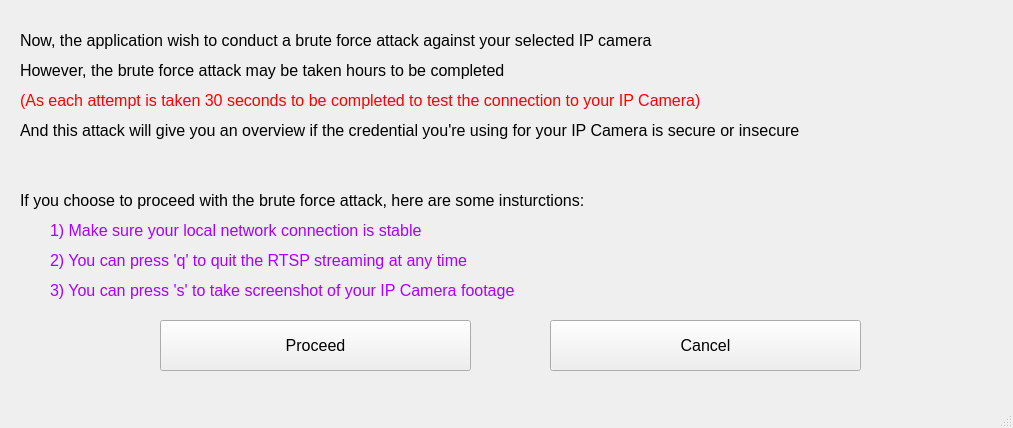
<?xml version="1.0" encoding="UTF-8"?>
<ui version="4.0">
 <class>BruteForceDialog</class>
 <widget class="QMainWindow" name="BruteForceDialog">
  <property name="geometry">
   <rect>
    <x>0</x>
    <y>0</y>
    <width>1013</width>
    <height>428</height>
   </rect>
  </property>
  <property name="windowTitle">
   <string>Brute Force Attack</string>
  </property>
  <widget class="QWidget" name="centralwidget">
   <widget class="QLabel" name="bfan_label">
    <property name="geometry">
     <rect>
      <x>20</x>
      <y>20</y>
      <width>811</width>
      <height>41</height>
     </rect>
    </property>
    <property name="font">
     <font>
      <pointsize>12</pointsize>
     </font>
    </property>
    <property name="text">
     <string>Now, the application wish to conduct a brute force attack against your selected IP camera</string>
    </property>
   </widget>
   <widget class="QLabel" name="bfan_label_2">
    <property name="geometry">
     <rect>
      <x>20</x>
      <y>50</y>
      <width>811</width>
      <height>41</height>
     </rect>
    </property>
    <property name="font">
     <font>
      <pointsize>12</pointsize>
     </font>
    </property>
    <property name="text">
     <string>However, the brute force attack may be taken hours to be completed</string>
    </property>
   </widget>
   <widget class="QLabel" name="bfan_label_3">
    <property name="geometry">
     <rect>
      <x>20</x>
      <y>80</y>
      <width>871</width>
      <height>41</height>
     </rect>
    </property>
    <property name="palette">
     <palette>
      <active>
       <colorrole role="WindowText">
        <brush brushstyle="SolidPattern">
         <color alpha="255">
          <red>255</red>
          <green>0</green>
          <blue>0</blue>
         </color>
        </brush>
       </colorrole>
      </active>
      <inactive>
       <colorrole role="WindowText">
        <brush brushstyle="SolidPattern">
         <color alpha="255">
          <red>255</red>
          <green>0</green>
          <blue>0</blue>
         </color>
        </brush>
       </colorrole>
      </inactive>
      <disabled>
       <colorrole role="WindowText">
        <brush brushstyle="SolidPattern">
         <color alpha="255">
          <red>120</red>
          <green>120</green>
          <blue>120</blue>
         </color>
        </brush>
       </colorrole>
      </disabled>
     </palette>
    </property>
    <property name="font">
     <font>
      <pointsize>12</pointsize>
     </font>
    </property>
    <property name="text">
     <string>(As each attempt is taken 30 seconds to be completed to test the connection to your IP Camera)</string>
    </property>
   </widget>
   <widget class="QLabel" name="bfan_label_4">
    <property name="geometry">
     <rect>
      <x>20</x>
      <y>110</y>
      <width>991</width>
      <height>41</height>
     </rect>
    </property>
    <property name="font">
     <font>
      <pointsize>12</pointsize>
     </font>
    </property>
    <property name="text">
     <string>And this attack will give you an overview if the credential you're using for your IP Camera is secure or insecure</string>
    </property>
   </widget>
   <widget class="QLabel" name="bfan_label_5">
    <property name="geometry">
     <rect>
      <x>20</x>
      <y>180</y>
      <width>991</width>
      <height>41</height>
     </rect>
    </property>
    <property name="font">
     <font>
      <pointsize>12</pointsize>
     </font>
    </property>
    <property name="text">
     <string>If you choose to proceed with the brute force attack, here are some insturctions:</string>
    </property>
   </widget>
   <widget class="QLabel" name="bfan_label_6">
    <property name="geometry">
     <rect>
      <x>50</x>
      <y>210</y>
      <width>991</width>
      <height>41</height>
     </rect>
    </property>
    <property name="palette">
     <palette>
      <active>
       <colorrole role="WindowText">
        <brush brushstyle="SolidPattern">
         <color alpha="255">
          <red>170</red>
          <green>0</green>
          <blue>255</blue>
         </color>
        </brush>
       </colorrole>
      </active>
      <inactive>
       <colorrole role="WindowText">
        <brush brushstyle="SolidPattern">
         <color alpha="255">
          <red>170</red>
          <green>0</green>
          <blue>255</blue>
         </color>
        </brush>
       </colorrole>
      </inactive>
      <disabled>
       <colorrole role="WindowText">
        <brush brushstyle="SolidPattern">
         <color alpha="255">
          <red>120</red>
          <green>120</green>
          <blue>120</blue>
         </color>
        </brush>
       </colorrole>
      </disabled>
     </palette>
    </property>
    <property name="font">
     <font>
      <pointsize>12</pointsize>
     </font>
    </property>
    <property name="text">
     <string>1) Make sure your local network connection is stable</string>
    </property>
   </widget>
   <widget class="QLabel" name="bfan_label_7">
    <property name="geometry">
     <rect>
      <x>50</x>
      <y>240</y>
      <width>991</width>
      <height>41</height>
     </rect>
    </property>
    <property name="palette">
     <palette>
      <active>
       <colorrole role="WindowText">
        <brush brushstyle="SolidPattern">
         <color alpha="255">
          <red>170</red>
          <green>0</green>
          <blue>255</blue>
         </color>
        </brush>
       </colorrole>
      </active>
      <inactive>
       <colorrole role="WindowText">
        <brush brushstyle="SolidPattern">
         <color alpha="255">
          <red>170</red>
          <green>0</green>
          <blue>255</blue>
         </color>
        </brush>
       </colorrole>
      </inactive>
      <disabled>
       <colorrole role="WindowText">
        <brush brushstyle="SolidPattern">
         <color alpha="255">
          <red>120</red>
          <green>120</green>
          <blue>120</blue>
         </color>
        </brush>
       </colorrole>
      </disabled>
     </palette>
    </property>
    <property name="font">
     <font>
      <pointsize>12</pointsize>
     </font>
    </property>
    <property name="text">
     <string>2) You can press 'q' to quit the RTSP streaming at any time</string>
    </property>
   </widget>
   <widget class="QLabel" name="bfan_label_8">
    <property name="geometry">
     <rect>
      <x>50</x>
      <y>270</y>
      <width>991</width>
      <height>41</height>
     </rect>
    </property>
    <property name="palette">
     <palette>
      <active>
       <colorrole role="WindowText">
        <brush brushstyle="SolidPattern">
         <color alpha="255">
          <red>170</red>
          <green>0</green>
          <blue>255</blue>
         </color>
        </brush>
       </colorrole>
      </active>
      <inactive>
       <colorrole role="WindowText">
        <brush brushstyle="SolidPattern">
         <color alpha="255">
          <red>170</red>
          <green>0</green>
          <blue>255</blue>
         </color>
        </brush>
       </colorrole>
      </inactive>
      <disabled>
       <colorrole role="WindowText">
        <brush brushstyle="SolidPattern">
         <color alpha="255">
          <red>120</red>
          <green>120</green>
          <blue>120</blue>
         </color>
        </brush>
       </colorrole>
      </disabled>
     </palette>
    </property>
    <property name="font">
     <font>
      <pointsize>12</pointsize>
     </font>
    </property>
    <property name="text">
     <string>3) You can press 's' to take screenshot of your IP Camera footage</string>
    </property>
   </widget>
   <widget class="QPushButton" name="proceed_pushButton">
    <property name="geometry">
     <rect>
      <x>160</x>
      <y>320</y>
      <width>311</width>
      <height>51</height>
     </rect>
    </property>
    <property name="font">
     <font>
      <pointsize>12</pointsize>
     </font>
    </property>
    <property name="text">
     <string>Proceed</string>
    </property>
   </widget>
   <widget class="QPushButton" name="cancel_pushButton">
    <property name="geometry">
     <rect>
      <x>550</x>
      <y>320</y>
      <width>311</width>
      <height>51</height>
     </rect>
    </property>
    <property name="font">
     <font>
      <pointsize>12</pointsize>
     </font>
    </property>
    <property name="text">
     <string>Cancel</string>
    </property>
   </widget>
  </widget>
  <widget class="QMenuBar" name="menubar">
   <property name="geometry">
    <rect>
     <x>0</x>
     <y>0</y>
     <width>1013</width>
     <height>26</height>
    </rect>
   </property>
  </widget>
  <widget class="QStatusBar" name="statusbar"/>
 </widget>
 <resources/>
 <connections/>
</ui>
